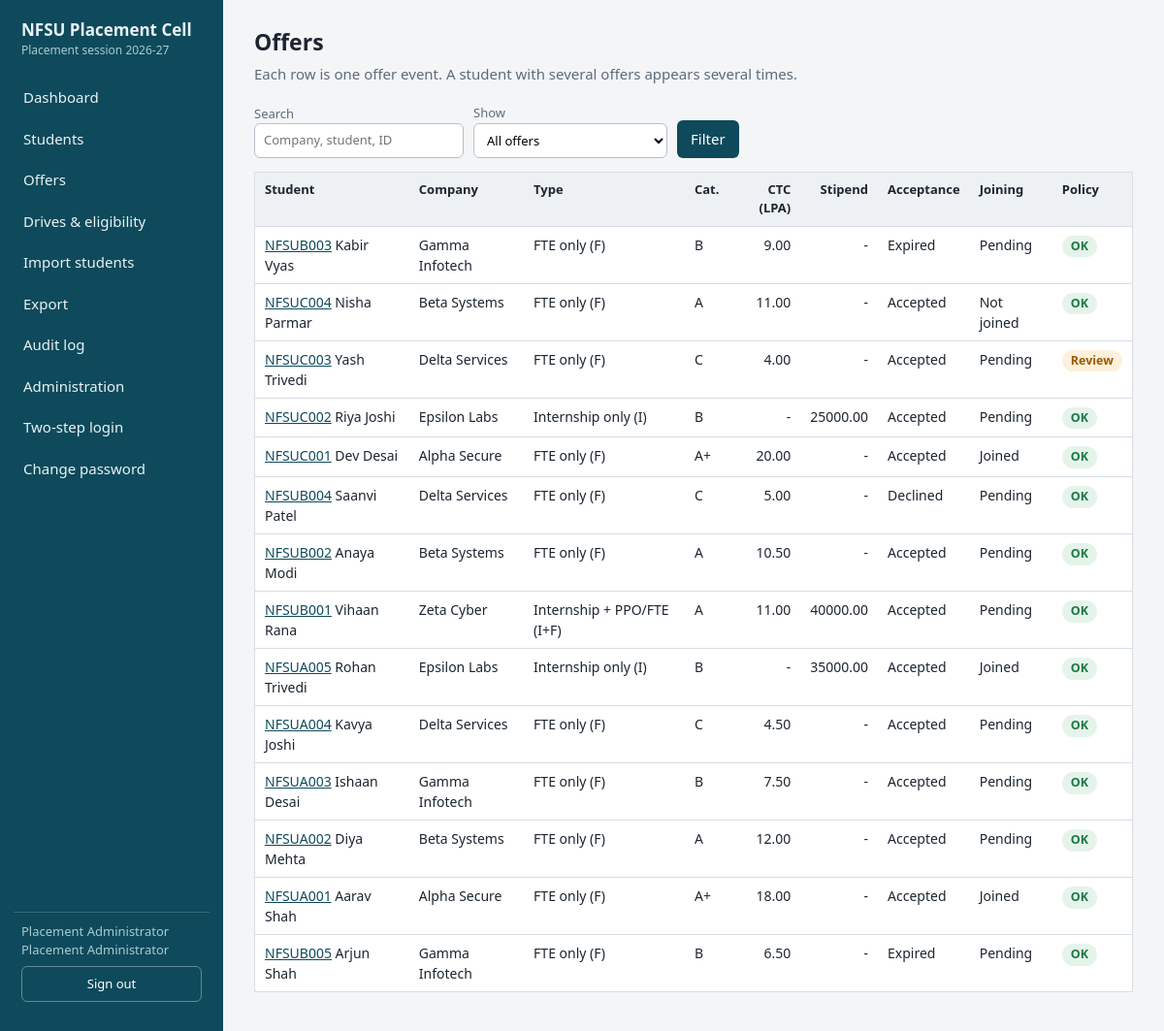
The app's page /offers/ (signed in) with its own data.
### core/models.py (models this page shows, shortened)
class User(AbstractUser):
    class Role(models.TextChoices):
        ADMIN = "ADMIN", "Placement Administrator"
        OFFICER = "OFFICER", "Placement Officer"
        COORDINATOR = "COORDINATOR", "Course Coordinator"
        RECRUITER = "RECRUITER", "Company / Recruiter"
        STUDENT = "STUDENT", "Student (read-only)"
    role = models.CharField(max_length=20, choices=Role.choices, default=Role.STUDENT)
    course = models.CharField(max_length=20, choices=COURSES, blank=True,
                              help_text="Coordinators: the one course they may see.")
    company = models.ForeignKey(Company, null=True, blank=True, on_delete=models.SET_NULL,
                                help_text="Recruiters: the one company they may see.")
    student = models.OneToOneField(Student, null=True, blank=True, on_delete=models.SET_NULL,
                                   related_name="login", help_text="Students: their own record.")
    totp_secret = models.CharField(max_length=64, blank=True)
    mfa_enabled = models.BooleanField(default=False)

class Offer(models.Model):
    class Type(models.TextChoices):
        I = "I", "Internship only (I)"
        F = "F", "FTE only (F)"
        IF = "IF", "Internship + PPO/FTE (I+F)"
    class Acceptance(models.TextChoices):
        PENDING = "PENDING", "Pending"
        ACCEPTED = "ACCEPTED", "Accepted"
        DECLINED = "DECLINED", "Declined"
        EXPIRED = "EXPIRED", "Expired"
    class Joining(models.TextChoices):
        PENDING = "PENDING", "Pending"
        JOINED = "JOINED", "Joined"
        NOT_JOINED = "NOT_JOINED", "Not joined"
    class PPO(models.TextChoices):
        NA = "NA", "Not applicable"
        PENDING = "PENDING", "Pending"
        OFFERED = "OFFERED", "Offered"
        ACCEPTED = "ACCEPTED", "Accepted"
        DECLINED = "DECLINED", "Declined"
    class NOC(models.TextChoices):
        NA = "NA", "Not applicable"
        PENDING = "PENDING", "Pending"
        ISSUED = "ISSUED", "Issued"
        DENIED = "DENIED", "Denied"
    student = models.ForeignKey(Student, on_delete=models.PROTECT, related_name="offers")
    company = models.ForeignKey(Company, on_delete=models.PROTECT, related_name="offers")
    drive = models.ForeignKey(Drive, null=True, blank=True, on_delete=models.SET_NULL, related_name="offers")
    offer_type = models.CharField(max_length=2, choices=Type.choices)
    category = models.CharField(max_length=2, choices=CATEGORIES)
    ctc_lpa = models.DecimalField("FTE CTC (LPA)", max_digits=6, decimal_places=2, null=True, blank=True,
                                  validators=[MinValueValidator(Decimal("0.1")), MaxValueValidator(Decimal("500"))])
    stipend_amount = models.DecimalField("Internship stipend (INR)", max_digits=9, decimal_places=2,
                                         null=True, blank=True, validators=[MinValueValidator(Decimal("0"))])
    stipend_period = models.CharField(max_length=10, blank=True,
                                      choices=[("MONTHLY", "Per month"), ("TOTAL", "Total / one-time")])
    offered_at = models.DateTimeField(default=timezone.now)
    acceptance_deadline = models.DateTimeField(null=True, blank=True)
    acceptance_status = models.CharField(max_length=10, choices=Acceptance.choices, default=Acceptance.PENDING)
    joining_status = models.CharField(max_length=12, choices=Joining.choices, default=Joining.PENDING)
    ppo_status = models.CharField(max_length=10, choices=PPO.choices, default=PPO.NA)
    off_campus = models.BooleanField(default=False)
    noc_status = models.CharField(max_length=10, choices=NOC.choices, default=NOC.NA)
    needs_review = models.BooleanField(default=False)
    policy_outcome = models.CharField(max_length=10, blank=True)
    policy_reasons = models.TextField(blank=True)
    override_reason = models.CharField(max_length=300, blank=True)
    remarks = models.CharField(max_length=500, blank=True)
    created_by = models.ForeignKey(User, null=True, on_delete=models.SET_NULL, related_name="+")
    created_at = models.DateTimeField(auto_now_add=True)
    updated_at = models.DateTimeField(auto_now=True)
    AUDIT_FIELDS = ["student", "company", "offer_type", "category", "ctc_lpa", "stipend_amount",
                    "stipend_period", "acceptance_status", "joining_status", "ppo_status", "off_campus",
                    "noc_status", "needs_review", "policy_outcome", "override_reason", "remarks"]
    class Meta:
        ordering = ["-offered_at", "-id"]

class Student(models.Model):
    class Registration(models.TextChoices):
        REGISTERED = "REGISTERED", "Registered"
        DEREGISTERED = "DEREGISTERED", "Deregistered"
        NOT_REGISTERED = "NOT_REGISTERED", "Not registered"
    class Eligibility(models.TextChoices):
        ELIGIBLE = "ELIGIBLE", "Eligible"
        INELIGIBLE = "INELIGIBLE", "Ineligible"
        PENDING = "PENDING", "Pending verification"
    placement_id = models.CharField(
        max_length=20, unique=True,
        validators=[RegexValidator(r"^[A-Z0-9\-]{4,20}$", "4-20 chars: capital letters, digits, hyphen.")])
    name = models.CharField(
        max_length=100,
        validators=[RegexValidator(r"^[A-Za-z][A-Za-z .'\-]{1,99}$", "Letters, spaces, . ' - only.")])
    mobile = EncryptedTextField(
        validators=[RegexValidator(r"^[6-9]\d{9}$", "Enter a valid 10-digit Indian mobile number.")])
    email = models.EmailField()
    course = models.CharField(max_length=20, choices=COURSES)
    batch = models.CharField(max_length=9, validators=[RegexValidator(r"^\d{4}-\d{2}$", "Format: 2025-27")])
    registration_status = models.CharField(max_length=20, choices=Registration.choices,
                                           default=Registration.NOT_REGISTERED)
    eligibility_status = models.CharField(max_length=20, choices=Eligibility.choices,
                                          default=Eligibility.PENDING)
    remarks = models.CharField(max_length=500, blank=True)
    is_archived = models.BooleanField(default=False)
    created_at = models.DateTimeField(auto_now_add=True)
    updated_at = models.DateTimeField(auto_now=True)
    AUDIT_FIELDS = ["placement_id", "name", "mobile", "email", "course", "batch",
                    "registration_status", "eligibility_status", "remarks", "is_archived"]
    class Meta:
        ordering = ["placement_id"]
    def __str__(self):
        return "%s - %s" % (self.placement_id, self.name)

class Company(models.Model):
    name = models.CharField(max_length=120, unique=True)
    category = models.CharField(max_length=2, choices=CATEGORIES, default="C",
                                help_text="Default category (used for internship-only offers).")
    response_hours = models.PositiveIntegerField(
        default=24, validators=[MinValueValidator(1), MaxValueValidator(24)],
        help_text="Company's stated acceptance timeline in hours (policy cap: 24).")
    class Meta:
        ordering = ["name"]
        verbose_name_plural = "companies"
    def __str__(self):
        return self.name

### core/views.py (the view)
# urls.py: path("offers/", views.offer_list, name="offer_list"),
@role_required(*ADMIN_OFFICER, R.COORDINATOR)
def offer_list(request):
    expire_overdue_offers()
    qs = offers_for(request.user)
    f = request.GET.get("f", "")
    if f == "pending":
        qs = qs.filter(acceptance_status="PENDING")
    elif f == "joining":
        qs = qs.filter(acceptance_status="ACCEPTED", joining_status="PENDING")
    elif f == "review":
        qs = qs.filter(needs_review=True)
    q = request.GET.get("q", "").strip()[:80]
    if q:
        qs = qs.filter(Q(company__name__icontains=q) | Q(student__name__icontains=q) | Q(student__placement_id__icontains=q))
    page = Paginator(qs, 30).get_page(request.GET.get("page"))
    return render(request, "offer_list.html", {"page": page, "qs": _qs(request), "f": f, "q": q,
                                               "show_comp": can_see_compensation(request.user)})

### core/audit.py (called while the page is built)
def _clean(value):
    return json.loads(json.dumps(value, default=str, sort_keys=True))

def compute_hash(prev_hash, timestamp, actor_name, action, object_type, object_id, before, after, ip, note):
    payload = json.dumps(
        [prev_hash, timestamp.isoformat(), actor_name, action, object_type, str(object_id),
         before, after, ip, note], sort_keys=True, default=str)
    return hashlib.sha256(payload.encode()).hexdigest()

def snapshot(obj, fields):
    data = {}
    for f in fields:
        value = getattr(obj, f, None)
        if f == "mobile":
            value = mask_mobile(value or "")
        elif hasattr(value, "pk"):
            value = str(value)
        data[f] = value
    return _clean(data)

### core/models.py (called while the page is built)
def expire_overdue_offers():
    from . import audit
    now = timezone.now()
    for o in Offer.objects.filter(acceptance_status=Offer.Acceptance.PENDING,
                                  acceptance_deadline__lt=now).select_related("student", "company"):
        before = audit.snapshot(o, Offer.AUDIT_FIELDS)
        o.acceptance_status = Offer.Acceptance.EXPIRED
        o.save(update_fields=["acceptance_status", "updated_at"])
        audit.log(None, "OFFER_AUTO_EXPIRED", o, before, audit.snapshot(o, Offer.AUDIT_FIELDS),
                  note="Acceptance deadline passed")

    def save(self, *args, **kwargs):  # append-only
        if self.pk is not None and not kwargs.get("force_insert"):
            raise PermissionError("Audit records are immutable.")
        super().save(*args, **kwargs)

### core/permissions.py (called while the page is built, shortened)
def role_required(*roles):
    def deco(view):
        @wraps(view)
        @login_required
        def wrapper(request, *args, **kwargs):
            if request.user.role not in roles:
                audit.log(request.user, "ACCESS_DENIED", request=request,
                          note="%s %s" % (request.method, request.path))
                return render(request, "403.html", status=403)
            return view(request, *args, **kwargs)
        return wrapper
    return deco

def offers_for(user):
    qs = Offer.objects.select_related("student", "company")
    if user.role in (R.ADMIN, R.OFFICER):
        return qs

def can_see_compensation(user):
    return user.role != R.COORDINATOR

### core/security.py (called while the page is built)
def _fernet():
    raw = settings.FIELD_ENCRYPTION_KEY or settings.SECRET_KEY
    key = base64.urlsafe_b64encode(hashlib.sha256(raw.encode()).digest())
    return Fernet(key)

### core/views.py (called while the page is built)
def _qs(request):
    q = request.GET.copy()
    q.pop("page", None)
    return q.urlencode()

### templates/offer_list.html (shortened to what this page needs)
{% extends "base.html" %}{% block title %}Offers{% endblock %}
{% block content %}<h1>Offers</h1><p class="sub">Each row is one offer event. A student with several offers appears several times.</p>
<form method="get" class="filters"><label>Search<input name="q" value="{{ q }}" maxlength="80" placeholder="Company, student, ID"></label>
<label>Show<select name="f"><option value="">All offers</option></select></label>
<button type="submit">Filter</button></form>
<div class="wrap"><table><thead><tr><th>Student</th><th>Company</th><th>Type</th><th>Cat.</th>{% if show_comp %}<th class="n">CTC (LPA)</th><th class="n">Stipend</th>{% endif %}<th>Acceptance</th><th>Joining</th><th>Policy</th></tr></thead><tbody>
{% for o in page %}<tr><td><a href="{% url 'student_detail' o.student_id %}">{{ o.student.placement_id }}</a> {{ o.student.name }}</td><td>{{ o.company.name }}</td><td>{{ o.get_offer_type_display }}</td><td>{{ o.category }}</td>
{% if show_comp %}<td class="n">{{ o.ctc_lpa|default:"-" }}</td><td class="n">{{ o.stipend_amount|default:"-" }}</td>{% endif %}
<td>{{ o.get_acceptance_status_display }}</td><td>{{ o.get_joining_status_display }}</td><td>{% if o.needs_review %}<span class="chip warn">Review</span>{% else %}<span class="chip ok">OK</span>{% endif %}</td></tr>
{% empty %}<tr><td colspan="9">No offers.</td></tr>{% endfor %}</tbody></table></div>{% include "_pager.html" %}{% endblock %}

### templates/base.html (shortened to what this page needs)
{% load static %}<!doctype html>
<html lang="en"><head><meta charset="utf-8"><meta name="viewport" content="width=device-width,initial-scale=1">
<link rel="stylesheet" href="{% static 'style.css' %}"></head>
<body>
{% if user.is_authenticated %}
<div class="shell">
<nav class="side" aria-label="Main">
  <div class="brand">NFSU Placement Cell<small>Placement session 2026-27</small></div>
  {% if user.role == "ADMIN" or user.role == "OFFICER" or user.role == "COORDINATOR" %}
    <a href="{% url 'dashboard' %}">Dashboard</a>
    <a href="{% url 'student_list' %}">Students</a>
    <a href="{% url 'offer_list' %}">Offers</a>
    <a href="{% url 'drive_list' %}">Drives &amp; eligibility</a>
  {% endif %}
  {% if user.role == "ADMIN" or user.role == "OFFICER" %}
    <a href="{% url 'student_import' %}">Import students</a>
    <a href="{% url 'export' %}">Export</a>
  {% endif %}
  {% if user.role == "ADMIN" %}
    <a href="{% url 'audit_list' %}">Audit log</a>
    <a href="/admin-console/">Administration</a>
  {% endif %}
  <a href="{% url 'security_settings' %}">Two-step login</a>
  <a href="{% url 'password_change' %}">Change password</a>
  <div class="who">{{ user.get_full_name|default:user.username }}<br>{{ user.get_role_display }}
    <form method="post" action="{% url 'logout' %}">{% csrf_token %}<button type="submit">Sign out</button></form></div>
</nav>
<main class="main">
{% else %}<main class="login">{% endif %}
{% block content %}{% endblock %}
</main>
{% if user.is_authenticated %}</div>{% endif %}
</body></html>

### static/style.css (style rules this page uses)
:root { --bg:#f4f5f7;--surface:#fff;--ink:#1c2530;--muted:#5d6b7a;--line:#d8dde3;--brand:#0e4a5b;--brand-2:#e8f1f3; --ok:#1b7a45;--ok-bg:#e5f4eb;--warn:#9a5b00;--warn-bg:#fdf1db;--bad:#b3261e;--bad-bg:#fbe7e5;--r:6px }
* { box-sizing:border-box }
body { margin:0;font:15px/1.5 "Segoe UI",system-ui,-apple-system,Roboto,Arial,sans-serif;color:var(--ink);background:var(--bg) }
a { color:var(--brand) }
.shell { display:grid;grid-template-columns:230px 1fr;min-height:100vh }
.side { background:var(--brand);color:#e9f3f5;padding:20px 14px;display:flex;flex-direction:column;gap:4px }
.brand { font-weight:700;font-size:17px;line-height:1.25;margin-bottom:18px;padding:0 8px }
.brand small { display:block;font-weight:400;font-size:12px;color:#a9cbd3;margin-top:3px }
.side a { color:#e9f3f5;text-decoration:none;padding:8px 10px;border-radius:var(--r) }
.side .who { margin-top:auto;font-size:13px;color:#a9cbd3;padding:10px 8px;border-top:1px solid rgba(255,255,255,.18) }
.side form { margin:6px 0 0 }
.main { padding:26px 32px;max-width:1280px;width:100% }
h1 { font-size:23px;margin:0 0 4px }
.sub { color:var(--muted);margin:0 0 20px }
table { width:100%;border-collapse:collapse;background:var(--surface);border:1px solid var(--line);border-radius:var(--r);font-size:14px }
th,td { padding:8px 10px;border-bottom:1px solid var(--line);text-align:left;vertical-align:top }
th { background:#eef1f4;font-weight:600;font-size:13px }
td.n,th.n { text-align:right;font-variant-numeric:tabular-nums }
.wrap { overflow-x:auto;margin-bottom:14px }
.btn,button { font:inherit;background:var(--brand);color:#fff;border:0;border-radius:var(--r);padding:8px 14px;cursor:pointer;text-decoration:none;display:inline-block }
.side button { background:transparent;border:1px solid rgba(255,255,255,.35);width:100% }
input,select,textarea { font:inherit;padding:7px 9px;border:1px solid #b7c0ca;border-radius:var(--r);background:#fff;max-width:100% }
.filters { display:flex;gap:10px;flex-wrap:wrap;align-items:end;margin-bottom:14px }
.filters label { display:flex;flex-direction:column;font-size:13px;color:var(--muted) }
.chip { display:inline-block;padding:2px 9px;border-radius:99px;font-size:12.5px;font-weight:600 }
.chip.ALLOW,.chip.ok { background:var(--ok-bg);color:var(--ok) }
.chip.REVIEW,.chip.warn { background:var(--warn-bg);color:var(--warn) }

### records on screen
User: get_full_name "Placement Administrator", role "Placement Administrator"
Offer: student.placement_id "NFSUB003", student.name "Kabir Vyas", company.name "Gamma Infotech", offer_type "FTE only (F)", category "B", ctc_lpa "9.00", stipend_amount "-", acceptance_status "Expired", joining_status "Pending", needs_review "OK"
Offer: student.placement_id "NFSUC004", student.name "Nisha Parmar", company.name "Beta Systems", offer_type "FTE only (F)", category "A", ctc_lpa "11.00", stipend_amount "-", acceptance_status "Accepted", joining_status "Not joined", needs_review "OK"
Offer: student.placement_id "NFSUC003", student.name "Yash Trivedi", company.name "Delta Services", offer_type "FTE only (F)", category "C", ctc_lpa "4.00", stipend_amount "-", acceptance_status "Accepted", joining_status "Pending", needs_review "Review"
Offer: student.placement_id "NFSUC002", student.name "Riya Joshi", company.name "Epsilon Labs", offer_type "Internship only (I)", category "B", ctc_lpa "-", stipend_amount "25000.00", acceptance_status "Accepted", joining_status "Pending", needs_review "OK"
Offer: student.placement_id "NFSUC001", student.name "Dev Desai", company.name "Alpha Secure", offer_type "FTE only (F)", category "A+", ctc_lpa "20.00", stipend_amount "-", acceptance_status "Accepted", joining_status "Joined", needs_review "OK"
Offer: student.placement_id "NFSUB004", student.name "Saanvi Patel", company.name "Delta Services", offer_type "FTE only (F)", category "C", ctc_lpa "5.00", stipend_amount "-", acceptance_status "Declined", joining_status "Pending", needs_review "OK"
Offer: student.placement_id "NFSUB002", student.name "Anaya Modi", company.name "Beta Systems", offer_type "FTE only (F)", category "A", ctc_lpa "10.50", stipend_amount "-", acceptance_status "Accepted", joining_status "Pending", needs_review "OK"
Offer: student.placement_id "NFSUB001", student.name "Vihaan Rana", company.name "Zeta Cyber", offer_type "Internship + PPO/FTE (I+F)", category "A", ctc_lpa "11.00", stipend_amount "40000.00", acceptance_status "Accepted", joining_status "Pending", needs_review "OK"
Offer: student.placement_id "NFSUA005", student.name "Rohan Trivedi", company.name "Epsilon Labs", offer_type "Internship only (I)", category "B", ctc_lpa "-", stipend_amount "35000.00", acceptance_status "Accepted", joining_status "Joined", needs_review "OK"
Offer: student.placement_id "NFSUA004", student.name "Kavya Joshi", company.name "Delta Services", offer_type "FTE only (F)", category "C", ctc_lpa "4.50", stipend_amount "-", acceptance_status "Accepted", joining_status "Pending", needs_review "OK"
Offer: student.placement_id "NFSUA003", student.name "Ishaan Desai", company.name "Gamma Infotech", offer_type "FTE only (F)", category "B", ctc_lpa "7.50", stipend_amount "-", acceptance_status "Accepted", joining_status "Pending", needs_review "OK"
Offer: student.placement_id "NFSUA002", student.name "Diya Mehta", company.name "Beta Systems", offer_type "FTE only (F)", category "A", ctc_lpa "12.00", stipend_amount "-", acceptance_status "Accepted", joining_status "Pending", needs_review "OK"
Offer: student.placement_id "NFSUA001", student.name "Aarav Shah", company.name "Alpha Secure", offer_type "FTE only (F)", category "A+", ctc_lpa "18.00", stipend_amount "-", acceptance_status "Accepted", joining_status "Joined", needs_review "OK"
Offer: student.placement_id "NFSUB005", student.name "Arjun Shah", company.name "Gamma Infotech", offer_type "FTE only (F)", category "B", ctc_lpa "6.50", stipend_amount "-", acceptance_status "Expired", joining_status "Pending", needs_review "OK"
